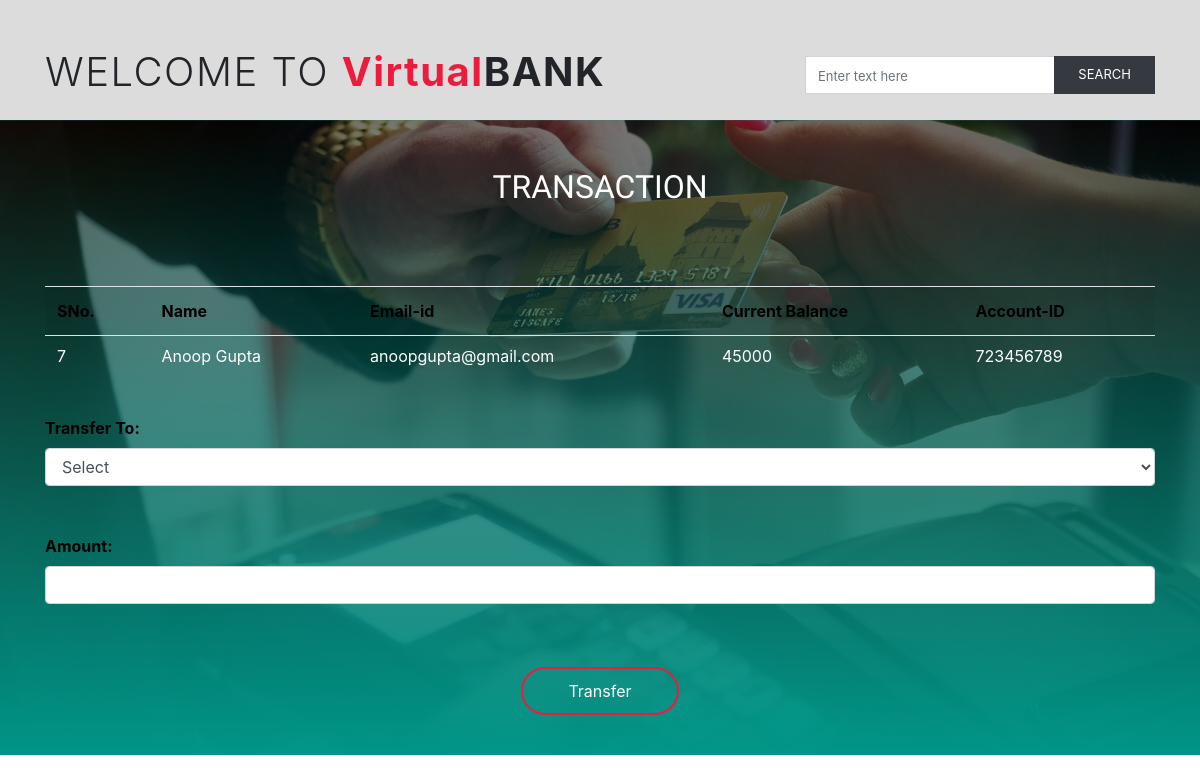
/selecteduser.php?id=7, run on an earlier commit of the app's database.
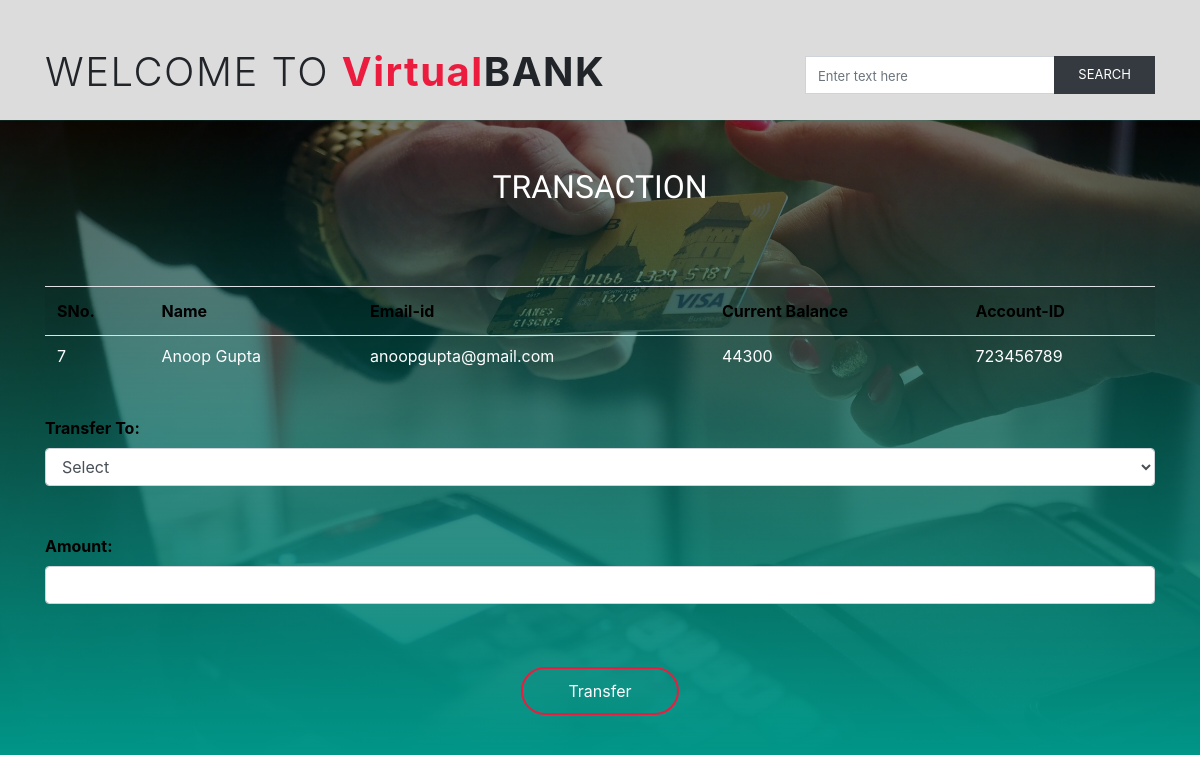
And on a later commit of the database.
### tables this page shows
CREATE TABLE `userinfo` (
  `SNo` int(255) NOT NULL,
  `Name` varchar(255) NOT NULL,
  `Email-id` varchar(255) NOT NULL,
  `CurrentBalance` varchar(255) NOT NULL,
  `Account-ID` varchar(255) NOT NULL
);

### selecteduser.php (the view, shortened to what this page needs)
<!DOCTYPE html>
<html>
    <head>
        <link rel="stylesheet" href="https://use.fontawesome.com/releases/v5.7.0/css/all.css">
        <link rel="stylesheet" href="https://maxcdn.bootstrapcdn.com/bootstrap/4.5.2/css/bootstrap.min.css">
        <link rel="stylesheet" href="https://cdnjs.cloudflare.com/ajax/libs/font-awesome/4.7.0/css/font-awesome.min.css">
        <link rel="stylesheet" href="selected-style.css">
    </head>
    <body>
        <header>
            <div class="headersection">
            <div class="container">
                <div class="row pt-5 pb-3">
                    <div class="col-lg-8">
                       <h1 class="font-weight-light">WELCOME TO <span class="font-weight-bold" style="color: rgb(235, 28, 62);">Virtual</span><span class="font-weight-bold">BANK</span></h1>
                    </div>
                    <div class="col-lg-4 mt-2">
                       <div class="input-group">
                        <input type="text" class="form-control rounded-0" placeholder="Enter text here">
                        <div class="input-group-append">
                        <button class="btn btn-dark text-uppercase rounded-0 px-4 border-0" type="submit">Search</button>
                        </div>
                       </div>
                    </div>
                </div>
            </div>
            </div>
        </header>
            <div class="back">
            <h2 class="text-center text-uppercase py-5 text-white" style="font-family: 'Kaushan Script', cursive;">Transaction</h2>
            <div class="container">
                <?php
                    include 'config.php';
                    $sid=$_GET['id'];
                    $sql = "SELECT * FROM `userinfo` WHERE SNo=$sid";
                    $result=mysqli_query($conn,$sql);
                    $rows=mysqli_fetch_assoc($result);
                ?>
                <form method="POST" name="tcredit" class="tabletext" action=""><br>
            <div>
                <table class="table table-striped table-condensed">
                    <tr style="color: black;">
                        <th>SNo.</th>
                        <th>Name</th>
                        <th>Email-id</th>
                        <th>Current Balance</th>
                        <th>Account-ID</th>
                    </tr>
                    <tr style="color: white;">
                        <td data-label="SNo." class="py-2"><?php echo $rows['SNo'] ?></td>
                        <td data-label="Name" class="py-2"><?php echo $rows['Name'] ?></td>
                        <td data-label="Email-id" class="py-2"><?php echo $rows['Email-id'] ?></td>
                        <td data-label="Current Balance" class="py-2"><?php echo $rows['CurrentBalance'] ?></td>
                        <td data-label="Account-ID" class="py-2"><?php echo $rows['Account-ID'] ?></td>
                    </tr>
                </table>
            </div>
            <br>
            <label style="color: black;"><b>Transfer To:</b></label>
            <select name="to" class="form-control" required>
                <option value="" disabled selected>Select</option>
            </select>
            <br>
            <br>
                <label style="color : black;"><b>Amount:</b></label>
                <input type="number" class="form-control" name="amount" required>
                <br><br>
                    <div class="text-center" >
                <button class="btn" name="submit" type="submit" id="myBtn">Transfer</button>
                </div>
            </form>
            </div>
        </div>
    </body>
</html>

What changed in the data, as far as the page shows it:
changed userinfo "Anoop Gupta": CurrentBalance "45000" → "44300"
